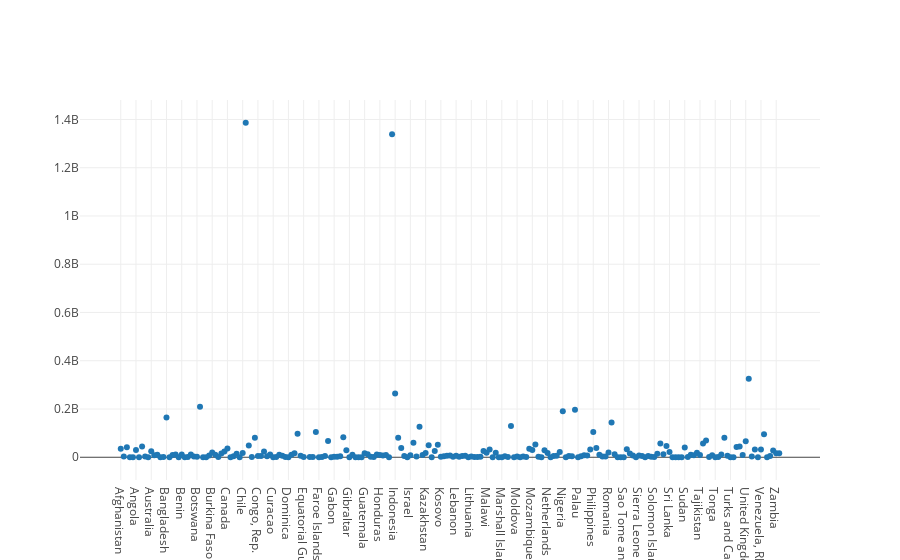

Source (notebook cell):
### Code cell
#Its a little hard to see which country has the highest population unless you click on the bars in the plotly graph above
# Lets try to Visualize Data using a Scatter Plot)
#May not be useful see https://python-graph-gallery.com/scatter-plot/

trace = go.Scatter(
    x= df['Country Name'],
    y= df['2017 [YR2017]'],
    mode = 'markers'
)

data = [trace]

# Plot and embed in ipython notebook! https://plot.ly/python/line-and-scatter/
iplot(data, filename='basic-scatter')

### Figure 1 — Plotly figure (JSON) as saved in the notebook; plotly's stock layout.template omitted (floating-point values rounded to 4 significant figures; data arrays with more than 128 entries replaced by an {"elided": "..."} marker saying what was removed)
{"data": [{"mode": "markers", "type": "scatter", "uid": "a2b91c0f-f322-4c2b-a6db-7bd2eaa3be2a", "x": {"elided": "217 str values"}, "y": {"elided": "217 mixed values"}}], "layout": {}}
